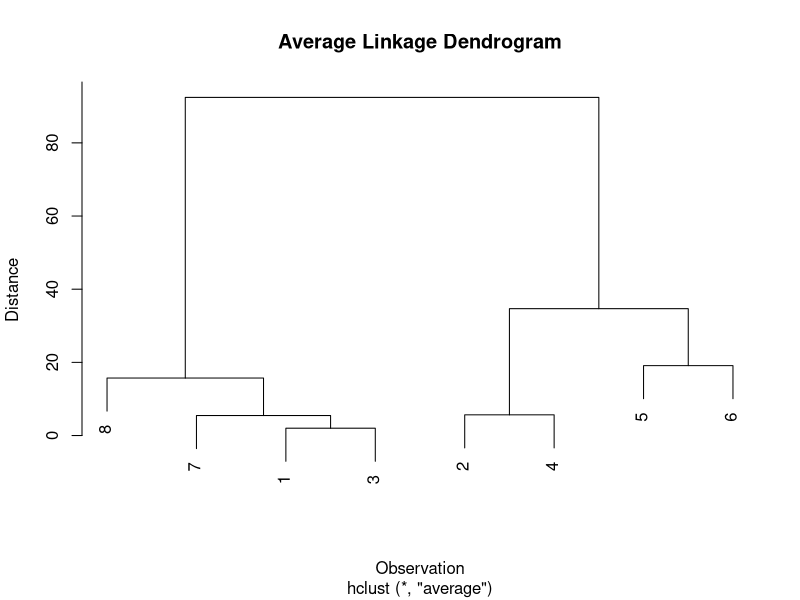

Write the R code that produced this figure.
## ---- chunk 1
knitr::opts_chunk$set(echo = TRUE)
## ---- chunk 2
weight.kg <- c(15,49,13,45,85,66,12,10)
height.cm <- c(95,156,95,160,178,176,90,78)

data <- matrix(cbind(weight.kg, height.cm), nrow = 8)
dimnames(data)[[2]] <- c("weight.kg", "height.cm")
data
## ---- chunk 3
dist.avg <- as.matrix(dist(data, diag = TRUE, upper = TRUE))
round(dist.avg, 3)
## ---- chunk 4
new.dist <- matrix(rep(0, 8 * 8), ncol = 8)

# For every observation i, compute distance to cluster (1,3)
for (i in c(2,4,5,6,7,8)) {
  for (j in c(1,3)) {
    new.dist[i,j] <- (dist.avg[i,1] + dist.avg[i,3]) / 2
    new.dist[j,i] <- (dist.avg[i,1] + dist.avg[i,3]) / 2
  }
  # Retain distances between other observations
  for (j in c(2,4,5,6,7,8)) {
    new.dist[i,j] <- dist.avg[i,j]
    new.dist[j,i] <- dist.avg[j,i]
  }
}

round(new.dist, 3)
## ---- chunk 5
new.dist <- matrix(rep(0, 8 * 8), ncol = 8)

for (i in c(2,4,5,6,8)) {
  for (j in c(1,3,7)) {
    new.dist[i,j] <- (dist.avg[i,1] + dist.avg[i,3] + dist.avg[i,7]) / 3
    new.dist[j,i] <- (dist.avg[i,1] + dist.avg[i,3] + dist.avg[i,7]) / 3
  }
  for (j in c(2,4,5,6,8)) {
    new.dist[i,j] <- dist.avg[i,j]
    new.dist[j,i] <- dist.avg[j,i]
  }
}

round(new.dist, 3)
## ---- chunk 6
new.dist2 <- matrix(rep(0, 8 * 8), ncol = 8)

for (i in c(1,3,5,6,7,8)) {
  for (j in c(2,4)) {
    new.dist2[i,j] <- (dist.avg[i,2] + dist.avg[i,4]) / 2
    new.dist2[j,i] <- (dist.avg[i,2] + dist.avg[i,4]) / 2
  }
  for (j in c(1,3,5,6,7,8)) {
    new.dist2[i,j] <- dist.avg[i,j]
    new.dist2[j,i] <- dist.avg[j,i]
  }
}

round(new.dist2, 3)
## ---- chunk 7
hclust.average <- hclust(dist(data), method = "average")
hclust.average$height
## ---- chunk 8
plot(hclust.average, main = "Average Linkage Dendrogram",
     xlab = "Observation", ylab = "Distance")
